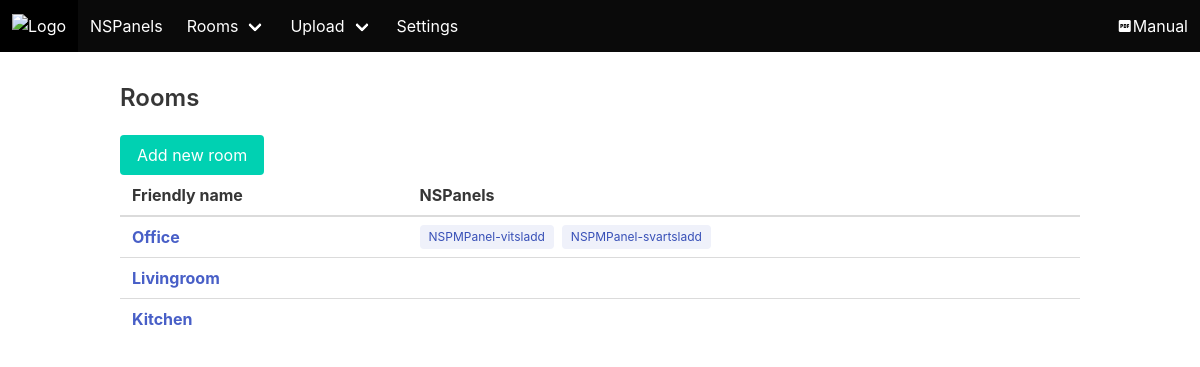
Screenshot of /rooms with the database file from the repository.
### web/models.py (models this page shows, shortened)
class Room(models.Model):
    def number():
        no = Room.objects.all().count()
        if no == None:
            return 1
        else:
            return no + 1
    friendly_name = models.CharField(max_length=30)
    displayOrder = models.IntegerField(default=number)

class NSPanel(models.Model):
    mac_address = models.CharField(max_length=17)
    friendly_name = models.CharField(max_length=100)
    last_seen = models.DateTimeField(default=django.utils.timezone.now)
    ip_address = models.CharField(max_length=15, default="")
    version = models.CharField(max_length=15, default="")
    room = models.ForeignKey(Room, on_delete=models.CASCADE)
    wifi_rssi = models.IntegerField(default=0)
    heap_used_pct = models.IntegerField(default=0)
    temperature = models.FloatField(default=0)
    online_state = models.BooleanField(default=False)
    button1_mode = models.IntegerField(default=0)
    button1_detached_mode_light = models.ForeignKey("Light", on_delete=models.SET_NULL, blank=True, null=True, related_name="+")
    button2_mode = models.IntegerField(default=0)
    button2_detached_mode_light = models.ForeignKey("Light", on_delete=models.SET_NULL, blank=True, null=True, related_name="+")
    md5_firmware = models.CharField(max_length=64, default="")
    md5_data_file = models.CharField(max_length=64, default="")
    md5_tft_file = models.CharField(max_length=64, default="")

### web/views.py (the view)
# urls.py: path('rooms', views.rooms, name='rooms'),
def rooms(request):
    return render(request, 'rooms.html', {'rooms': Room.objects.all().order_by('displayOrder')})

### web/templates/rooms.html
{% extends 'base.html' %}
{% block content %}
<h2 class="title is-4">Rooms</h2>
<button type="button" class="button is-primary" onclick="addNewRoom();">Add new room</button>
<table class="table is-fullwidth is-hoverable">
  <thead>
    <tr>
      <th>Friendly name</th>
      <th>NSPanels</th>
    </tr>
  </thead>
  <tbody>
    {% for room in rooms %}
    <tr>
      <th><a href="{% url 'edit_room' room_id=room.id %}">{{ room.friendly_name }}</a></th>
      <td>
        <div class="tags">
          {% for nspanel in room.nspanel_set.all %}
          <a href="{% url 'edit_nspanel' panel_id=nspanel.id %}" class="tag is-light is-link is-small">{{ nspanel.friendly_name }}</a>
          {% endfor %}
        </div>
      </td>
    </tr>
    {% endfor %}
  </tbody>
</table>
{% endblock %}

### rows the page displays
Room: friendly_name "Office"
NSPanel: friendly_name "NSPMPanel-vitsladd"
NSPanel: friendly_name "NSPMPanel-svartsladd"
Room: friendly_name "Livingroom"
Room: friendly_name "Kitchen"
